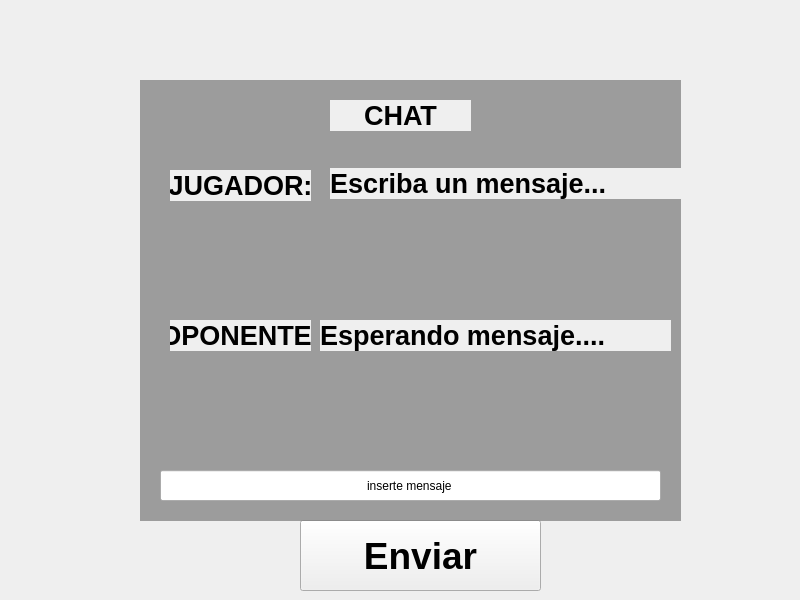
<?xml version="1.0" encoding="UTF-8"?>
<ui version="4.0">
 <class>MainWindow</class>
 <widget class="QMainWindow" name="MainWindow">
  <property name="geometry">
   <rect>
    <x>0</x>
    <y>0</y>
    <width>800</width>
    <height>600</height>
   </rect>
  </property>
  <property name="minimumSize">
   <size>
    <width>800</width>
    <height>600</height>
   </size>
  </property>
  <property name="maximumSize">
   <size>
    <width>800</width>
    <height>600</height>
   </size>
  </property>
  <property name="windowTitle">
   <string>MainWindow</string>
  </property>
  <widget class="QWidget" name="centralwidget">
   <widget class="QLabel" name="label_fondo">
    <property name="geometry">
     <rect>
      <x>0</x>
      <y>0</y>
      <width>800</width>
      <height>600</height>
     </rect>
    </property>
    <property name="text">
     <string/>
    </property>
    <property name="pixmap">
     <pixmap>../../../../sprites/background/dojo3.png</pixmap>
    </property>
    <property name="scaledContents">
     <bool>true</bool>
    </property>
   </widget>
   <widget class="QWidget" name="widget" native="true">
    <property name="geometry">
     <rect>
      <x>140</x>
      <y>80</y>
      <width>541</width>
      <height>441</height>
     </rect>
    </property>
    <property name="autoFillBackground">
     <bool>false</bool>
    </property>
    <property name="styleSheet">
     <string notr="true">background-color: rgb(127, 127, 127, 190);</string>
    </property>
   </widget>
   <widget class="QLabel" name="oponente">
    <property name="geometry">
     <rect>
      <x>170</x>
      <y>320</y>
      <width>141</width>
      <height>31</height>
     </rect>
    </property>
    <property name="font">
     <font>
      <pointsize>20</pointsize>
      <weight>75</weight>
      <bold>true</bold>
     </font>
    </property>
    <property name="autoFillBackground">
     <bool>true</bool>
    </property>
    <property name="text">
     <string>OPONENTE:</string>
    </property>
    <property name="alignment">
     <set>Qt::AlignCenter</set>
    </property>
    <property name="wordWrap">
     <bool>true</bool>
    </property>
   </widget>
   <widget class="QLabel" name="jugador">
    <property name="geometry">
     <rect>
      <x>170</x>
      <y>170</y>
      <width>141</width>
      <height>31</height>
     </rect>
    </property>
    <property name="font">
     <font>
      <pointsize>20</pointsize>
      <weight>75</weight>
      <bold>true</bold>
     </font>
    </property>
    <property name="autoFillBackground">
     <bool>true</bool>
    </property>
    <property name="text">
     <string>JUGADOR:</string>
    </property>
    <property name="alignment">
     <set>Qt::AlignCenter</set>
    </property>
    <property name="wordWrap">
     <bool>true</bool>
    </property>
   </widget>
   <widget class="QLabel" name="chat_title">
    <property name="geometry">
     <rect>
      <x>330</x>
      <y>100</y>
      <width>141</width>
      <height>31</height>
     </rect>
    </property>
    <property name="font">
     <font>
      <pointsize>20</pointsize>
      <weight>75</weight>
      <bold>true</bold>
     </font>
    </property>
    <property name="autoFillBackground">
     <bool>true</bool>
    </property>
    <property name="text">
     <string>CHAT</string>
    </property>
    <property name="alignment">
     <set>Qt::AlignCenter</set>
    </property>
    <property name="wordWrap">
     <bool>true</bool>
    </property>
   </widget>
   <widget class="QPushButton" name="pushButton_enviar">
    <property name="geometry">
     <rect>
      <x>300</x>
      <y>520</y>
      <width>241</width>
      <height>71</height>
     </rect>
    </property>
    <property name="font">
     <font>
      <pointsize>28</pointsize>
      <weight>75</weight>
      <italic>false</italic>
      <bold>true</bold>
      <kerning>true</kerning>
     </font>
    </property>
    <property name="autoFillBackground">
     <bool>false</bool>
    </property>
    <property name="text">
     <string>Enviar</string>
    </property>
   </widget>
   <widget class="QLabel" name="tipoD2">
    <property name="geometry">
     <rect>
      <x>720</x>
      <y>20</y>
      <width>41</width>
      <height>31</height>
     </rect>
    </property>
    <property name="text">
     <string/>
    </property>
    <property name="pixmap">
     <pixmap>../../../../sprites/elementos/fichas/nieve_verde.png</pixmap>
    </property>
    <property name="scaledContents">
     <bool>true</bool>
    </property>
   </widget>
   <widget class="QLabel" name="mensaje_jugador">
    <property name="geometry">
     <rect>
      <x>330</x>
      <y>168</y>
      <width>351</width>
      <height>31</height>
     </rect>
    </property>
    <property name="font">
     <font>
      <pointsize>20</pointsize>
      <weight>75</weight>
      <bold>true</bold>
     </font>
    </property>
    <property name="autoFillBackground">
     <bool>true</bool>
    </property>
    <property name="text">
     <string>Escriba un mensaje...</string>
    </property>
    <property name="alignment">
     <set>Qt::AlignLeading|Qt::AlignLeft|Qt::AlignVCenter</set>
    </property>
    <property name="wordWrap">
     <bool>true</bool>
    </property>
   </widget>
   <widget class="QLabel" name="mensaje_oponente">
    <property name="geometry">
     <rect>
      <x>320</x>
      <y>320</y>
      <width>351</width>
      <height>31</height>
     </rect>
    </property>
    <property name="font">
     <font>
      <pointsize>20</pointsize>
      <weight>75</weight>
      <bold>true</bold>
     </font>
    </property>
    <property name="autoFillBackground">
     <bool>true</bool>
    </property>
    <property name="text">
     <string>Esperando mensaje....</string>
    </property>
    <property name="alignment">
     <set>Qt::AlignLeading|Qt::AlignLeft|Qt::AlignVCenter</set>
    </property>
    <property name="wordWrap">
     <bool>true</bool>
    </property>
   </widget>
   <widget class="QLineEdit" name="lineEdit">
    <property name="geometry">
     <rect>
      <x>160</x>
      <y>470</y>
      <width>501</width>
      <height>31</height>
     </rect>
    </property>
    <property name="text">
     <string>inserte mensaje</string>
    </property>
    <property name="alignment">
     <set>Qt::AlignCenter</set>
    </property>
   </widget>
   <zorder>label_fondo</zorder>
   <zorder>pushButton_enviar</zorder>
   <zorder>widget</zorder>
   <zorder>oponente</zorder>
   <zorder>chat_title</zorder>
   <zorder>jugador</zorder>
   <zorder>tipoD2</zorder>
   <zorder>mensaje_jugador</zorder>
   <zorder>mensaje_oponente</zorder>
   <zorder>lineEdit</zorder>
  </widget>
 </widget>
 <resources/>
 <connections/>
</ui>
